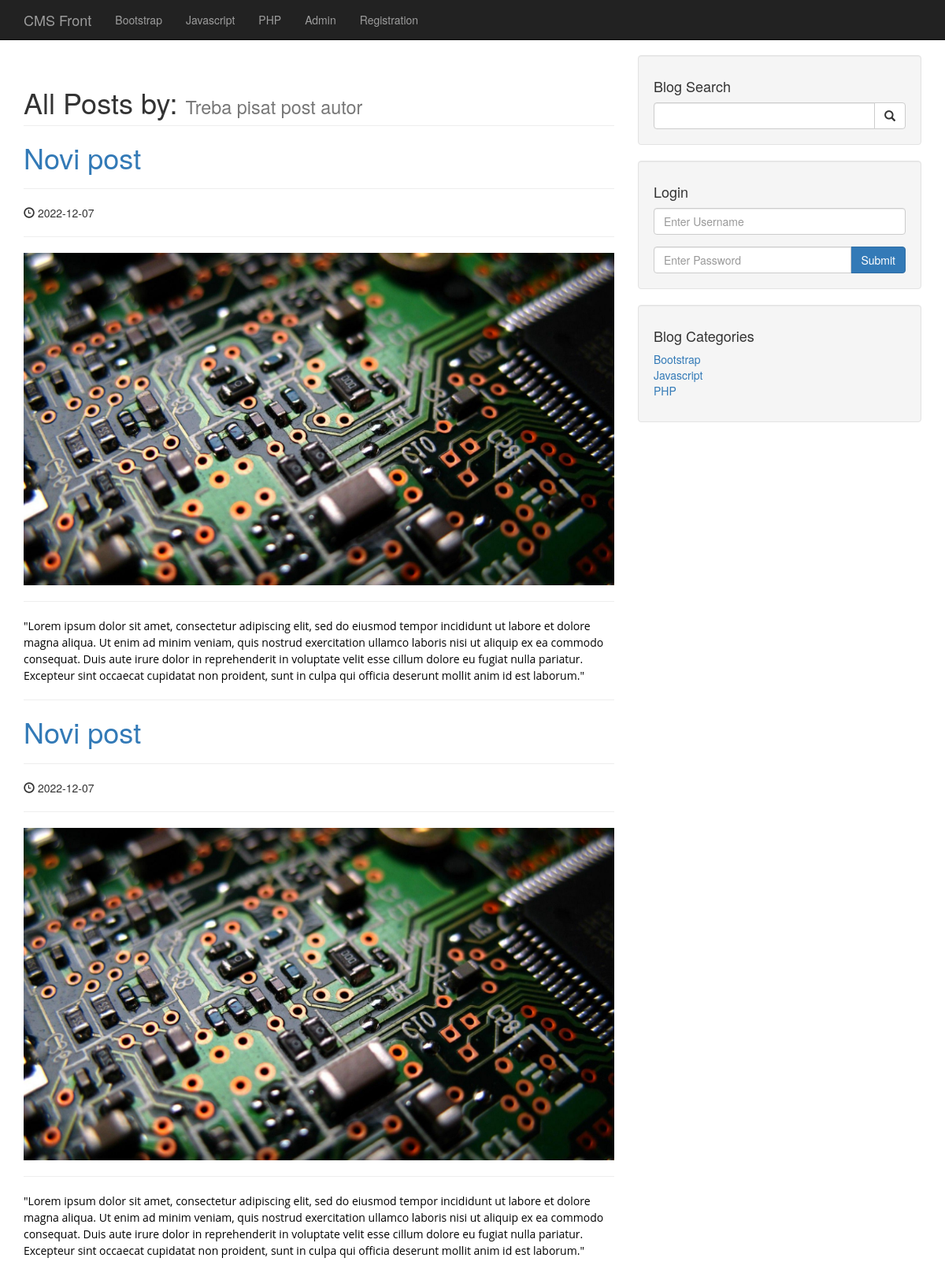
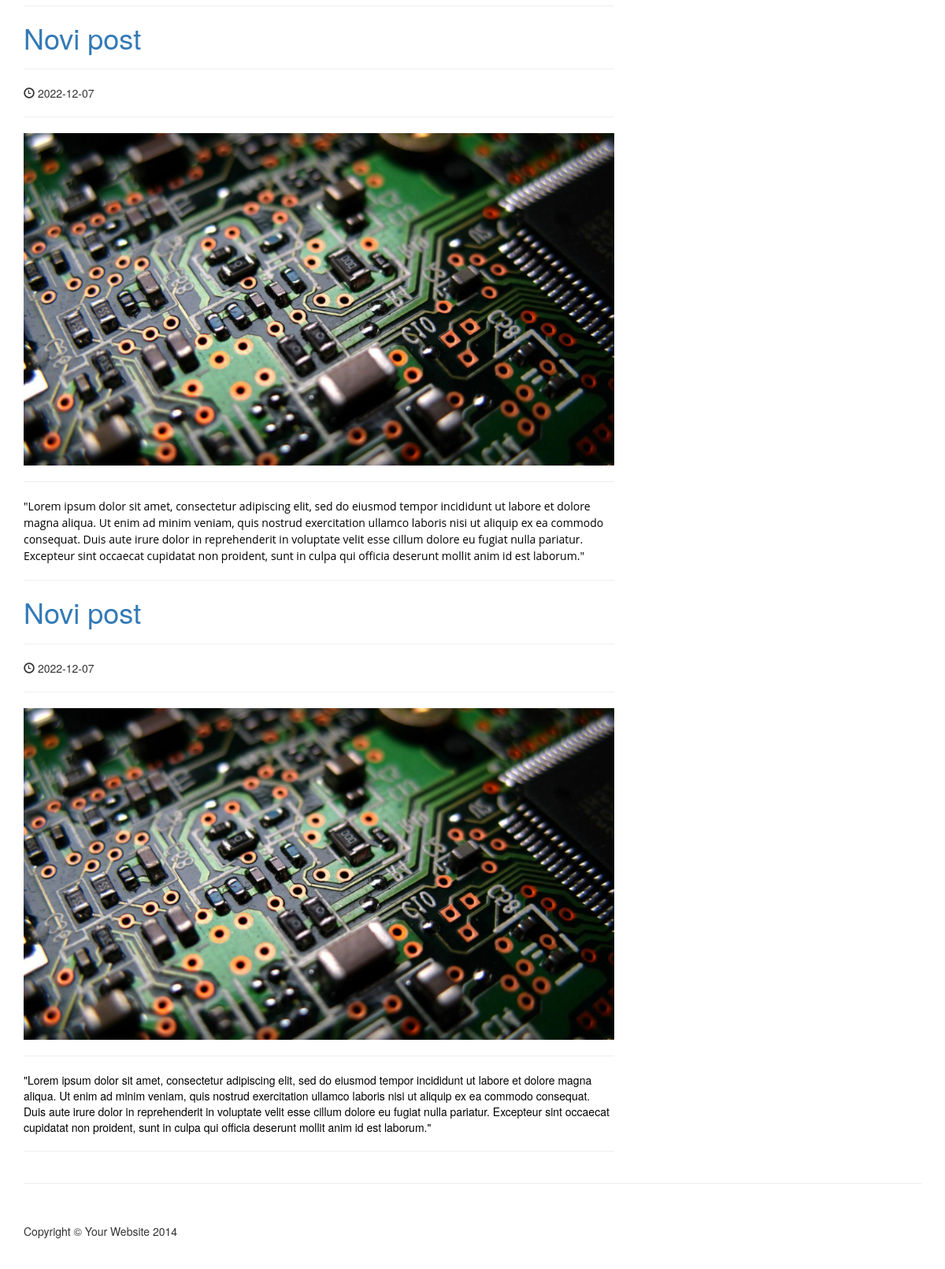
The page /author_posts.php?author=ivan&p_id=2 on the database its author committed (2 pictures, top to bottom).
### tables this page shows
CREATE TABLE `categories` (
  `cat_id` int(3) NOT NULL,
  `cat_title` varchar(255) NOT NULL
);

CREATE TABLE `posts` (
  `post_id` int(3) NOT NULL,
  `post_category_id` int(3) NOT NULL,
  `post_title` varchar(255) NOT NULL,
  `post_author` varchar(255) NOT NULL,
  `post_date` date NOT NULL,
  `post_image` text NOT NULL,
  `post_content` text NOT NULL,
  `post_tags` varchar(255) NOT NULL,
  `post_comment_count` varchar(255) NOT NULL,
  `post_status` varchar(255) NOT NULL
);

### author_posts.php (the view, shortened to what this page needs)
<?php include "includes/db.php"; ?>
<?php include "includes/header.php"; ?>
<?php include "includes/navigation.php"; ?>
    <div class="container">
        <div class="row">
            <div class="col-md-8">
               <h1 class="page-header">
                    All Posts by:
                    <small>Treba pisat post autor</small>
                </h1>
                <?php
                if(isset($_GET['p_id'])) {
                    $post_id = $_GET['p_id'];
                    $post_author = $_GET['author'];
                }
                    $query = "SELECT * FROM posts WHERE post_author = '{$post_author}'";
                    $selectPost = mysqli_query($connection, $query);
                    while($row = mysqli_fetch_assoc($selectPost)) {
                    $post_title = $row['post_title'];
                    $post_date = $row['post_date'];
                    $post_image = $row['post_image'];
                    $post_content = $row['post_content'];
                ?>
                <h1><a href="post.php?p_id=<?php echo $post_id ?>"><?php echo $post_title ?></a></h1>
                <hr>
                <p><span class="glyphicon glyphicon-time"></span> <?php echo $post_date ?></p>
                <hr>
                <img class="img-responsive" src="images/<?php echo $post_image ?>" alt="">
                <hr>
                <p class="lead"><?php echo $post_content ?></p>
                <hr>
                <?php } ?>
            </div>
<?php include "includes/sidebar.php"; ?>
        </div>
        <hr>
<?php include "includes/footer.php"; ?>

### includes/navigation.php (shortened to what this page needs)
   <nav class="navbar navbar-inverse navbar-fixed-top" role="navigation">
    <div class="container">
        <div class="navbar-header">
            <a class="navbar-brand" href="index.php">CMS Front</a>
        </div>
        <div class="collapse navbar-collapse" id="bs-example-navbar-collapse-1">
            <ul class="nav navbar-nav">
               <?php
                $query = "SELECT * FROM categories";
                $selectAllCats = mysqli_query($connection, $query);
                while($row = mysqli_fetch_assoc($selectAllCats)) {
                    $cat_title = $row['cat_title'];
                    echo "<li><a href='#'>{$cat_title}</a></li>";
                }
                ?>
                <li><a href="admin">Admin</a></li>
                <li><a href="registration.php">Registration</a></li>
            </ul>
        </div>
    </div>
</nav>

### includes/sidebar.php
<div class="col-md-4">
                <div class="well">
                    <h4>Blog Search</h4>
                    <form action="search.php" method="post">
                    <div class="input-group">
                        <input name="search" type="text" class="form-control">
                        <span class="input-group-btn">
                            <button name="submit" class="btn btn-default" type="submit">
                                <span class="glyphicon glyphicon-search"></span>
                        </button>
                        </span>
                    </div>
                    </form>
                </div>
                <div class="well">
                    <h4>Login</h4>
                    <form action="includes/login.php" method="post">
                    <div class="form-group">
                        <input name="username" type="text" class="form-control" placeholder="Enter Username">
                    </div>
                    <div class="input-group">
                        <input name="password" type="password" class="form-control" placeholder="Enter Password">
                        <span class="input-group-btn">
                            <button class="btn btn-primary" name="login" type="submit">Submit</button>
                        </span>
                    </div>
                    </form>
                </div>
                <div class="well">
                    <h4>Blog Categories</h4>
                    <div class="row">
                        <div class="col-lg-12">
                            <ul class="list-unstyled">
                               <?php
    $query = "SELECT * FROM categories";
    $selectAllCats = mysqli_query($connection, $query);
    while($row = mysqli_fetch_assoc($selectAllCats)) {
        $cat_id = $row['cat_id'];
        $cat_title = $row['cat_title'];
        echo "<li><a href='category.php?category=$cat_id'>{$cat_title}</a></li>";
    }
    ?>
                            </ul>
                        </div>
                    </div>
                </div>
            </div>

### css/blog-home.css (style rules this page uses)
body { padding-top: 70px; }

### rows shown on the page
categories: cat_title "Bootstrap"
categories: cat_title "Javascript"
categories: cat_title "PHP"
posts: post_title "Novi post", post_date "2022-12-07", post_image (picture), post_content "\"Lorem ipsum dolor sit amet, consectetur adipiscing elit, sed do eiusmod tempor incididunt ut labore et dolore magna aliqua. Ut enim ad minim veniam, quis nostrud exercitation ullamco laboris nisi ut aliquip ex ea commodo consequat. Duis aute irure dolor in reprehenderit in voluptate velit esse cillum dolore eu fugiat nulla pariatur. Excepteur sint occaecat cupidatat non proident, sunt in culpa qui officia deserunt mollit anim id est laborum.\""
posts: post_title "Novi post", post_date "2022-12-07", post_image (picture), post_content "\"Lorem ipsum dolor sit amet, consectetur adipiscing elit, sed do eiusmod tempor incididunt ut labore et dolore magna aliqua. Ut enim ad minim veniam, quis nostrud exercitation ullamco laboris nisi ut aliquip ex ea commodo consequat. Duis aute irure dolor in reprehenderit in voluptate velit esse cillum dolore eu fugiat nulla pariatur. Excepteur sint occaecat cupidatat non proident, sunt in culpa qui officia deserunt mollit anim id est laborum.\""
posts: post_title "Novi post", post_date "2022-12-07", post_image (picture), post_content "\"Lorem ipsum dolor sit amet, consectetur adipiscing elit, sed do eiusmod tempor incididunt ut labore et dolore magna aliqua. Ut enim ad minim veniam, quis nostrud exercitation ullamco laboris nisi ut aliquip ex ea commodo consequat. Duis aute irure dolor in reprehenderit in voluptate velit esse cillum dolore eu fugiat nulla pariatur. Excepteur sint occaecat cupidatat non proident, sunt in culpa qui officia deserunt mollit anim id est laborum.\""
posts: post_title "Novi post", post_date "2022-12-07", post_image (picture), post_content "\"Lorem ipsum dolor sit amet, consectetur adipiscing elit, sed do eiusmod tempor incididunt ut labore et dolore magna aliqua. Ut enim ad minim veniam, quis nostrud exercitation ullamco laboris nisi ut aliquip ex ea commodo consequat. Duis aute irure dolor in reprehenderit in voluptate velit esse cillum dolore eu fugiat nulla pariatur. Excepteur sint occaecat cupidatat non proident, sunt in culpa qui officia deserunt mollit anim id est laborum.\""
